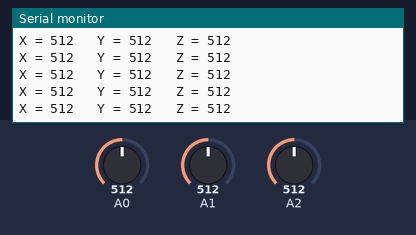
Simulated run of this sketch. Board: Arduino Uno, built with avr-gcc and run on an emulated ATmega328P. Shown: the last lines printed to the serial monitor. Inputs (shaded band) come from the test bench; at power-on: A1 = 512, A0 = 512, A2 = 512.

Above: at 1.2 s.
1.3 s: A1 set to 11
At 1.9 s:
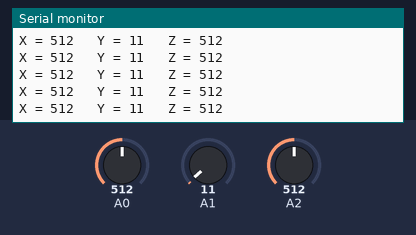
2.8 s: A1 set to 8
At 3.7 s:
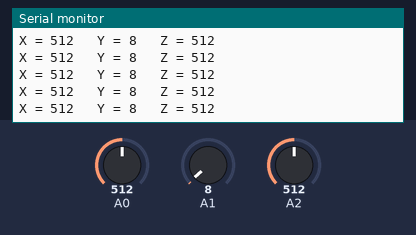
5.8 s: A0 set to 107
At 6.6 s:
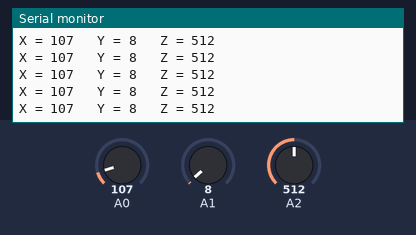
7.3 s: A0 set to 93
At 7.8 s:
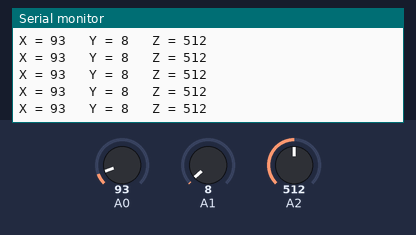
8.8 s: A2 set to 983
At 9.4 s:
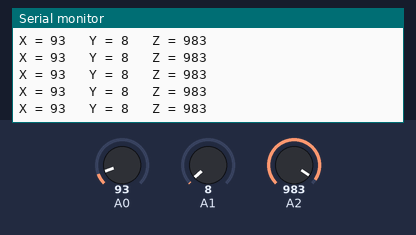
10.3 s: A2 set to 1007
At 11.3 s:
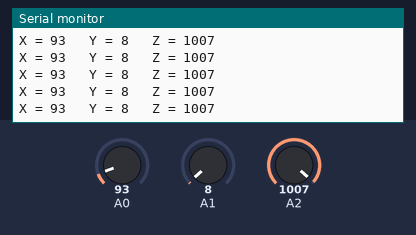
Timing chart, 0 to 12.8 s (numbered marks = the images above; inputs shaded):
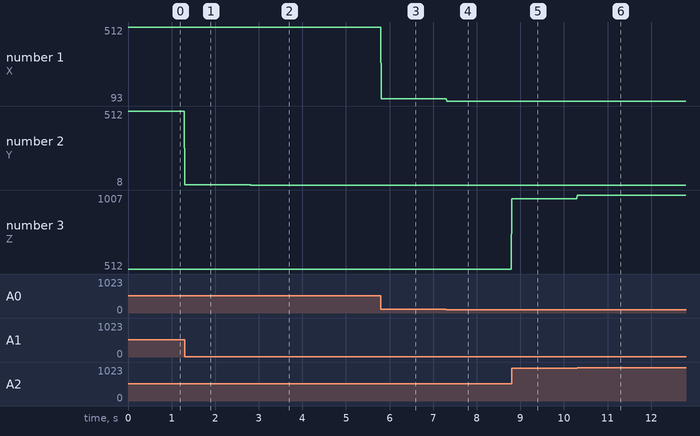

Measured:
- after the input at 1.3 s, the serial monitor: prints a new line at once (image 1)
- after the input at 2.8 s, the serial monitor: prints a new line at once (image 2)
- after the input at 5.8 s, the serial monitor: prints a new line at once (image 3)
- after the input at 7.3 s, the serial monitor: prints a new line at once (image 4)
- after the input at 8.8 s, the serial monitor: prints a new line at once (image 5)
- after the input at 10.3 s, the serial monitor: prints a new line at once (image 6)
- plotted number 1: 512 → 107 after the input at 5.8 s, 107 → 93 after the input at 7.3 s
- plotted number 2: 512 → 11 after the input at 1.3 s, 11 → 8 after the input at 2.8 s

The sketch:

emission_accelerometre.ino
```cpp
//HC-12 messenger send/receive
//autor Tom Heylen tomtomheylen.com

#include <SoftwareSerial.h>

SoftwareSerial mySerial(2, 3); //RX, TX
int accX=512, accY=512, accZ=512;

void setup() {
  Serial.begin(115200);
  mySerial.begin(9600);
}

void loop() {

accX = analogRead(0);
accY = analogRead(1);
accZ = analogRead(2);
Serial.print("X = ");
Serial.print(accX);
Serial.print("   Y = ");
Serial.print(accY);
Serial.print("   Z = ");
Serial.println(accZ);

mySerial.print("X");
mySerial.print(accX);
mySerial.print("Y");
mySerial.print(accY);
mySerial.print("Z");
mySerial.print(accZ);

}
```
